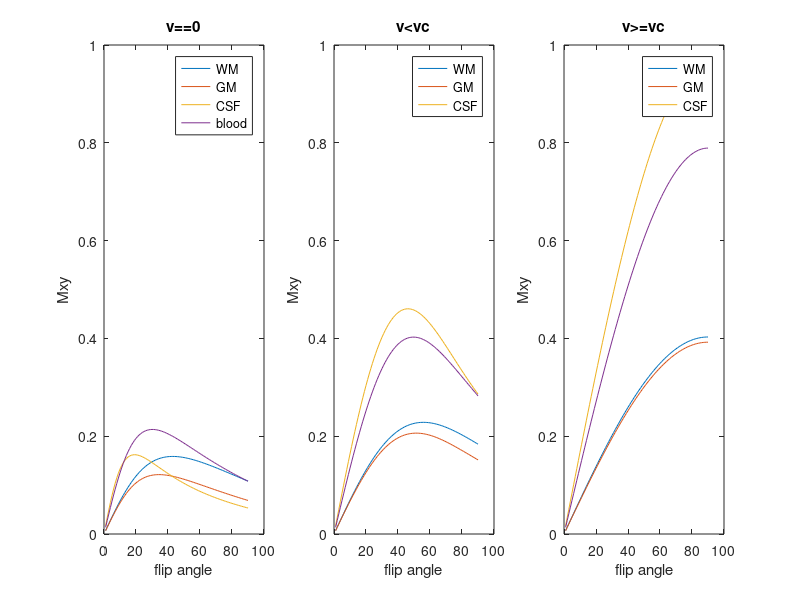
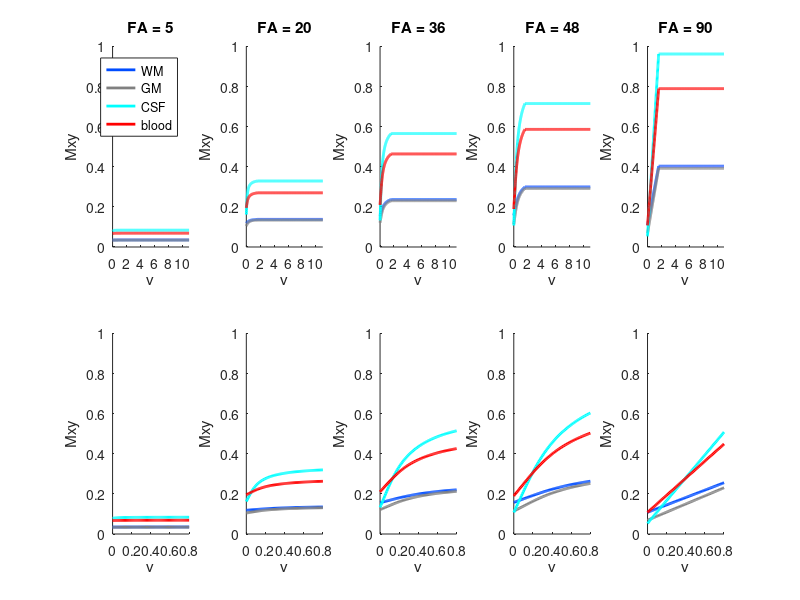

These figures' MATLAB source, in order:
% Implements equations from Bianciardi et al., 2015
% Play with parameters: 
% 1) test our Stanford scan parameters with different flip angles

% since whole brain --> Ernst angle equations would be better

%%

% MRI acquisition settings:
FA_deg = [5 20 36 48 90]; % flip angle in degrees to plot
FA_all = (FA_deg*2*pi)/360; % flip angle in radians
TE = 0.0116;
% [WM GM CSF arterial_blood veinous_blood]
% T2s_all = [0.021 0.015 2 .049 0.015]; % T2s from Weiskopf 2013 Frontiers in Neuroscience, with Viesmann
T2s_all = [0.021 0.015 .300 .049 0.015]; % T2s from Weiskopf 2013 Frontiers in Neuroscience, with Viesmann
TR = 0.250;

V = 0:0.01:11; % cm/s
Vc = 0.4/TR; % cm/s ST/TR (ST = slice thickness) speed at which there is complete inflow of new spins

% Tissue parameters [WM GM CSF blood] from Bianciardi at 7T
% T1 = [1.2 2.1 4.4 1.7]; % seconds longitudinal recovery rate

% % Tissue parameters [WM GM CSF blood] from Bianciardi at 3T
T1 = [0.8 1.3 4.4 1.7]; % seconds longitudinal recovery rate
% T1=[0.9  1.67  4]; % old: previous used longitudinal recovery rate 

PD = [0.7 0.85 1 1]; % this is not used in Bianciardi, from Mezer et al, blood is a guess

%% plot for V==0, V<Vc, V>=Vc

FA_deg = [1:90]; % flip angle in degrees to plot
FA_all = (FA_deg*2*pi)/360; % flip angle in radians

% tt_colors = {[0 .3 1],[.5 .5 .5],'c'};
% tt_colors = {'r','b','g'};

Mxy1 = NaN(3,length(FA_all));
Mxy2 = NaN(3,length(FA_all));
Mxy3 = NaN(3,length(FA_all));

for FA_ind = 1:length(FA_all)
    FA = FA_all(FA_ind);
    for tt = 1:4 % [1:WM 2:GM 3:CSF 4:blood]

        T2s = T2s_all(tt);

        G = 1; % a gain factor
        M0 = 1 * PD(tt);

        q = exp(-TR/T1(tt))*cos(FA);

        % regime 1 v==0:
        kk = find(V==0);
        MzV0 = (M0 * (1-exp(-TR/T1(tt))))/(1-q);
        Mxy1(tt,FA_ind) = G * sin(FA) * MzV0 *...
            exp(-TE/T2s);
         
        % regime 2 v<vc:
        kk = find(V>.4,1);% find(V>0 & V<Vc) 
        MzV0 = (M0 * (1-exp(-TR/T1(tt))))/(1-q);
        Mxy2(tt,FA_ind) = G * sin(FA) * (MzV0 + (M0-MzV0)*(1-q.^(Vc/V(kk)))/((Vc/V(kk))*(1-q)) ) *...
            exp(-TE/T2s);

        % regime 3 v>vc:
        kk = find(V>=Vc,1);
        Mxy3(tt,FA_ind) = G * sin(FA) * M0 *...
            exp(-TE/T2s);

    end
end

figure('Position',[0 300 800 250])
subplot(1,3,1), plot(Mxy1')
ylim([0 1])
legend({'WM','GM','CSF','blood'})
xlabel('flip angle'),ylabel('Mxy')
title('v==0')


subplot(1,3,2), plot(Mxy2')
ylim([0 1])
legend({'WM','GM','CSF'})
xlabel('flip angle'),ylabel('Mxy')
title('v<vc')

subplot(1,3,3), plot(Mxy3')
ylim([0 1])
legend({'WM','GM','CSF'})
xlabel('flip angle'),ylabel('Mxy')
title('v>=vc')

%%
FA_deg = [5 20 36 48 90]; % flip angle in degrees to plot
FA_all = (FA_deg*2*pi)/360; % flip angle in radians

figure('Position',[0 300 800 400])
tt_colors = {[0 .3 1],[.5 .5 .5],'c','r'};
% tt_colors = {'r','b','g'};
for FA_ind = 1:length(FA_all)
    FA = FA_all(FA_ind);
    subplot(2,length(FA_all),FA_ind),hold on
    title(['FA = ' int2str(FA_deg(FA_ind))])
    for tt = 1:4 % [1:WM 2:GM 3:CSF 4:blood]

        T2s = T2s_all(tt);

        G = 1; % a gain factor
        M0 = 1 * PD(tt);

        q = exp(-TR/T1(tt))*cos(FA);

        Mxy = NaN(size(V));

        % regime 1 v==0:
        for kk = find(V==0)   
            MzV0 = (M0 * (1-exp(-TR/T1(tt))))/(1-q);
            Mxy(kk) = G * sin(FA) * MzV0 *...
                exp(-TE/T2s);
        end

        % regime 2 v<vc:
        for kk = find(V>0 & V<Vc) 
            MzV0 = (M0 * (1-exp(-TR/T1(tt))))/(1-q);
            Mxy(kk) = G * sin(FA) * (MzV0 + (M0-MzV0)*(1-q.^(Vc/V(kk)))/((Vc/V(kk))*(1-q)) ) *...
                exp(-TE/T2s);
        end

        % regime 3 v>vc:
        for kk = find(V>=Vc) 
            Mxy(kk) = G * sin(FA) * M0 *...
                exp(-TE/T2s);
        end

        subplot(2,length(FA_all),FA_ind),hold on
        plot(V,Mxy,'LineWidth',2,'Color',tt_colors{tt})
        xlabel('v')
        ylabel('Mxy')
        xlim([V(1) V(end)]),ylim([0 1])

        subplot(2,length(FA_all),length(FA_all)+FA_ind),hold on
        plot(V,Mxy,'LineWidth',2,'Color',tt_colors{tt})
        xlabel('v')
        ylabel('Mxy')
        xlim([V(1) .8]),ylim([0 1])
    end
end

subplot(2,length(FA_all),1)
legend({'WM','GM','CSF','blood'})
